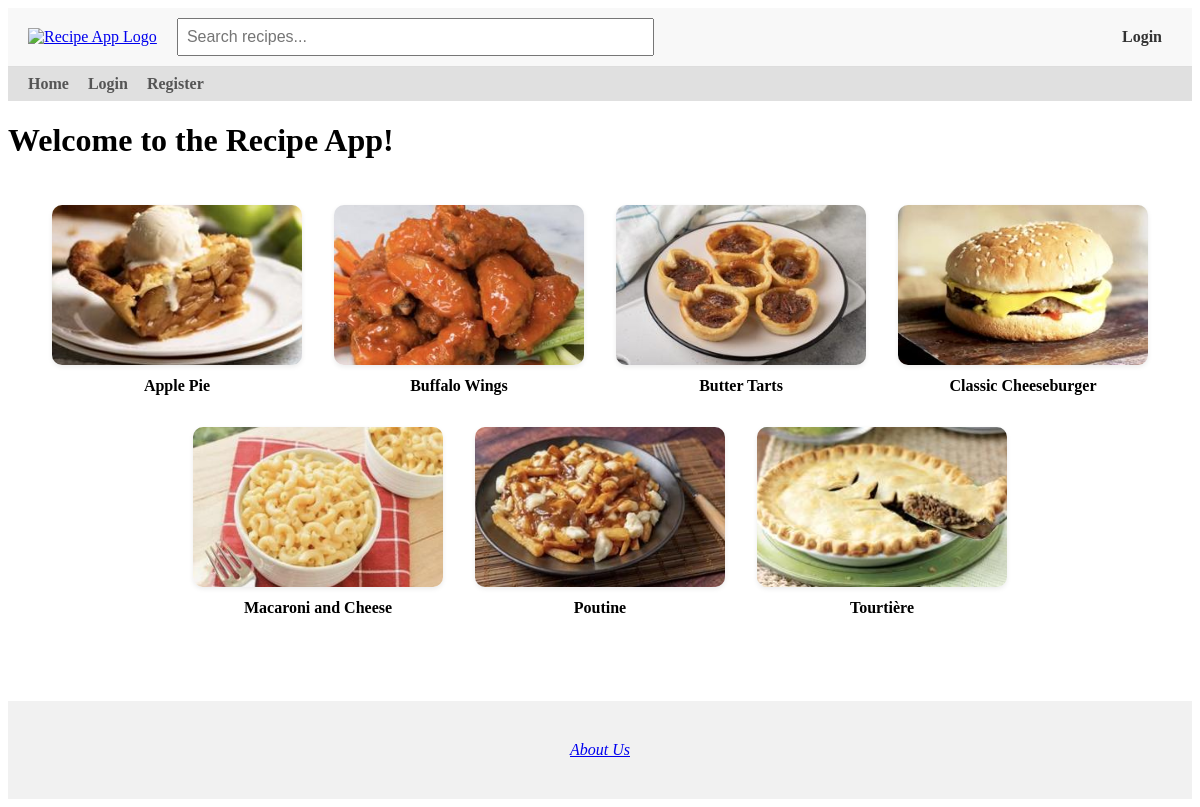
The page / on the database its author committed.
### app/models.py (models this page shows, shortened)
class Recipe(db.Model):
    id = db.Column(db.Integer, primary_key=True)
    title = db.Column(db.String(100), nullable=False)
    description = db.Column(db.Text, nullable=False)
    ingredients = db.Column(db.Text, nullable=True)
    instructions = db.Column(db.Text, nullable=True)
    image_filename = db.Column(db.String(120), nullable=True)
    created = db.Column(db.DateTime, default=get_local_time)
    user_id = db.Column(db.Integer, db.ForeignKey('user.id'), nullable=False)
    rating_sum = db.Column(db.Integer, default=0)
    rating_count = db.Column(db.Integer, default=0)
    user = db.relationship('User', backref=db.backref('user_recipes', lazy=True))

### app/routes.py (the view)
@app.route('/', methods=['GET','POST'])
def home():
    recipes = Recipe.query.order_by(Recipe.title.asc()).all()
    return render_template('home.html', recipes=recipes)

### app/routes.py (called while the page is built)
@app.context_processor
def inject_user():
    return dict(current_user=current_user)

### app/templates/home.html (shortened to what this page needs)
{% extends "base.html" %}
{% block content %}
<h1>Welcome to the Recipe App!</h1>
{% set colors = ['#FF6B6B', '#6BCB77', '#4D96FF', '#FFC75F', '#F9F871', '#A393EB', '#FF9671', '#00C9A7', '#D65DB1', '#845EC2'] %}
<div class="recipe-grid">
    {% for recipe in recipes %}
        {% set has_image = recipe.image_filename is not none %}
        {% set color = colors[recipe.id % colors|length] %}
        <a href="{{ url_for('recipe_details', id=recipe.id) }}"
            class="recipe-card {% if has_image %}has-image{% endif %}">
            <div class="recipe-card-box"
                style="background-color: {% if not has_image %}{{ color }}{% else %}transparent{% endif %};">
                {% if has_image %}
                    <img src="{{ url_for('static', filename='uploads/' + recipe.image_filename) }}"
                        alt="{{ recipe.title }}">
                {% endif %}
            </div>
            <div class="recipe-title">{{ recipe.title }}</div>
        </a>
    {% endfor %}
</div>
{% endblock %}

### app/templates/base.html (shortened to what this page needs)
<!DOCTYPE html>
<html lang="en">
<head>
</head>
<body>
    <div class="top-navbar">
        <div class="logo">
            <a href="{{ url_for('home') }}">
                <img src="{{ url_for('static', filename='spartan.png') }}" alt="Recipe App Logo">
            </a>
        </div>
        <div class="search-bar">
            <form action="{{ url_for('visitor_recipes') }}" method="get">
                <input type="text" name="q" placeholder="Search recipes...">
            </form>
        </div>
        <div class="login-link">
            {% if current_user.is_authenticated %}
                <div class="dropdown">
                    <button class="dropdown-toggle">{{ current_user.username }} ▼</button>
                    <div class="dropdown-content">
                        <a href="{{ url_for('public_profile', user_id=current_user.id) }}">Profile</a>
                        <a href="{{ url_for('view_profile') }}">Settings</a>
                        <a href="{{ url_for('logout') }}">Logout</a>
                    </div>
                </div>
            {% elif session.get('visitor_email') %}
                <a href="{{ url_for('logout') }}">Exit Visitor Mode</a>
            {% else %}
                <a href="{{ url_for('login') }}">Login</a>
            {% endif %}
        </div>
    </div>
    <div class="bottom-navbar">
    <a href="{{ url_for('home') }}" {% if request.endpoint == 'home' %}class="active"{% endif %}>Home</a>
    {% if current_user.is_authenticated %}
        <a href="{{ url_for('recipes') }}" {% if request.endpoint == 'recipes' %}class="active"{% endif %}>My Recipes</a>
        <a href="{{ url_for('make_recipe') }}" {% if request.endpoint == 'make_recipe' %}class="active"{% endif %}>Make Recipe</a>
        <a href="{{ url_for('logout') }}">Logout</a>
    {% elif session.get('visitor_email') %}
        <a href="{{ url_for('visitor_recipes') }}" {% if request.endpoint == 'visitor_recipes' %}class="active"{% endif %}>Visitor Recipes</a>
        <a href="{{ url_for('logout') }}">Exit Visitor Mode</a>
    {% else %}
        <a href="{{ url_for('login') }}" {% if request.endpoint == 'login' %}class="active"{% endif %}>Login</a>
        <a href="{{ url_for('register') }}" {% if request.endpoint == 'register' %}class="active"{% endif %}>Register</a>
    {% endif %}
    </div>
    {% block content %}{% endblock %}
    <footer>
    <a href="{{ url_for('about_us') }}">About Us</a>
</footer>
</body>
</html>

### app/templates/base.html (style rules this page uses)
.top-navbar { display: flex; align-items: center; justify-content: space-between; padding: 10px 20px; background-color: #f8f8f8; border-bottom: 1px solid #ddd; }
.top-navbar .logo img { height: 50px; }
.top-navbar .search-bar { flex: 1; margin: 0 20px; }
.top-navbar .search-bar input[type="text"] { width: 50%; padding: 8px; font-size: 16px; }
.top-navbar .login-link a { margin-left: 10px; margin-right: 10px; font-weight: bold; text-decoration: none; color: #333; transition: color 0.2s ease; }
.bottom-navbar { background-color: #e0e0e0; padding: 8px 20px; }
.bottom-navbar a { margin-right: 15px; text-decoration: none; font-weight: bold; color: #555; }
footer { margin-top: 60px; padding: 40px 20px; text-align: center; background-color: #f1f1f1; color: #777; font-style: italic; }

### app/templates/home.html (style rules this page uses)
.recipe-grid { display: flex; flex-wrap: wrap; justify-content: center; gap: 32px; padding: 24px; max-width: 1200px; margin: 0 auto; }
.recipe-card { width: 250px; height: auto; text-decoration: none; color: inherit; display: flex; flex-direction: column; align-items: center; }
.recipe-card-box { width: 100%; height: 160px; border-radius: 10px; overflow: hidden; box-shadow: 0 2px 5px rgba(0, 0, 0, 0.08); transition: transform 0.2s ease, box-shadow 0.2s ease; }
.recipe-card img { width: 100%; height: 100%; object-fit: cover; display: block; }
.recipe-title { margin-top: 12px; font-weight: bold; font-size: 1em; text-align: center; }

### rows shown on the page
Recipe: image_filename (picture), title "Apple Pie"
Recipe: image_filename (picture), title "Buffalo Wings"
Recipe: image_filename (picture), title "Butter Tarts"
Recipe: image_filename (picture), title "Classic Cheeseburger"
Recipe: image_filename (picture), title "Macaroni and Cheese"
Recipe: image_filename+title (picture), title "Poutine"
Recipe: image_filename (picture), title "Tourtière"
